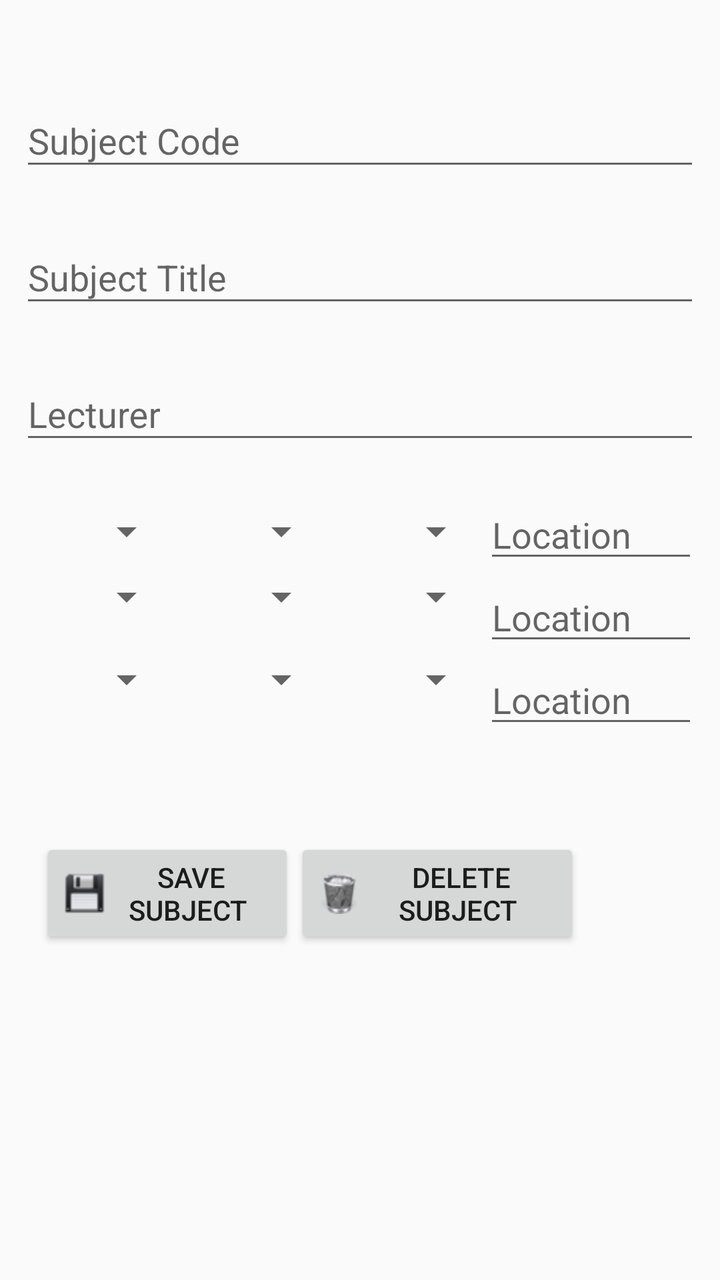
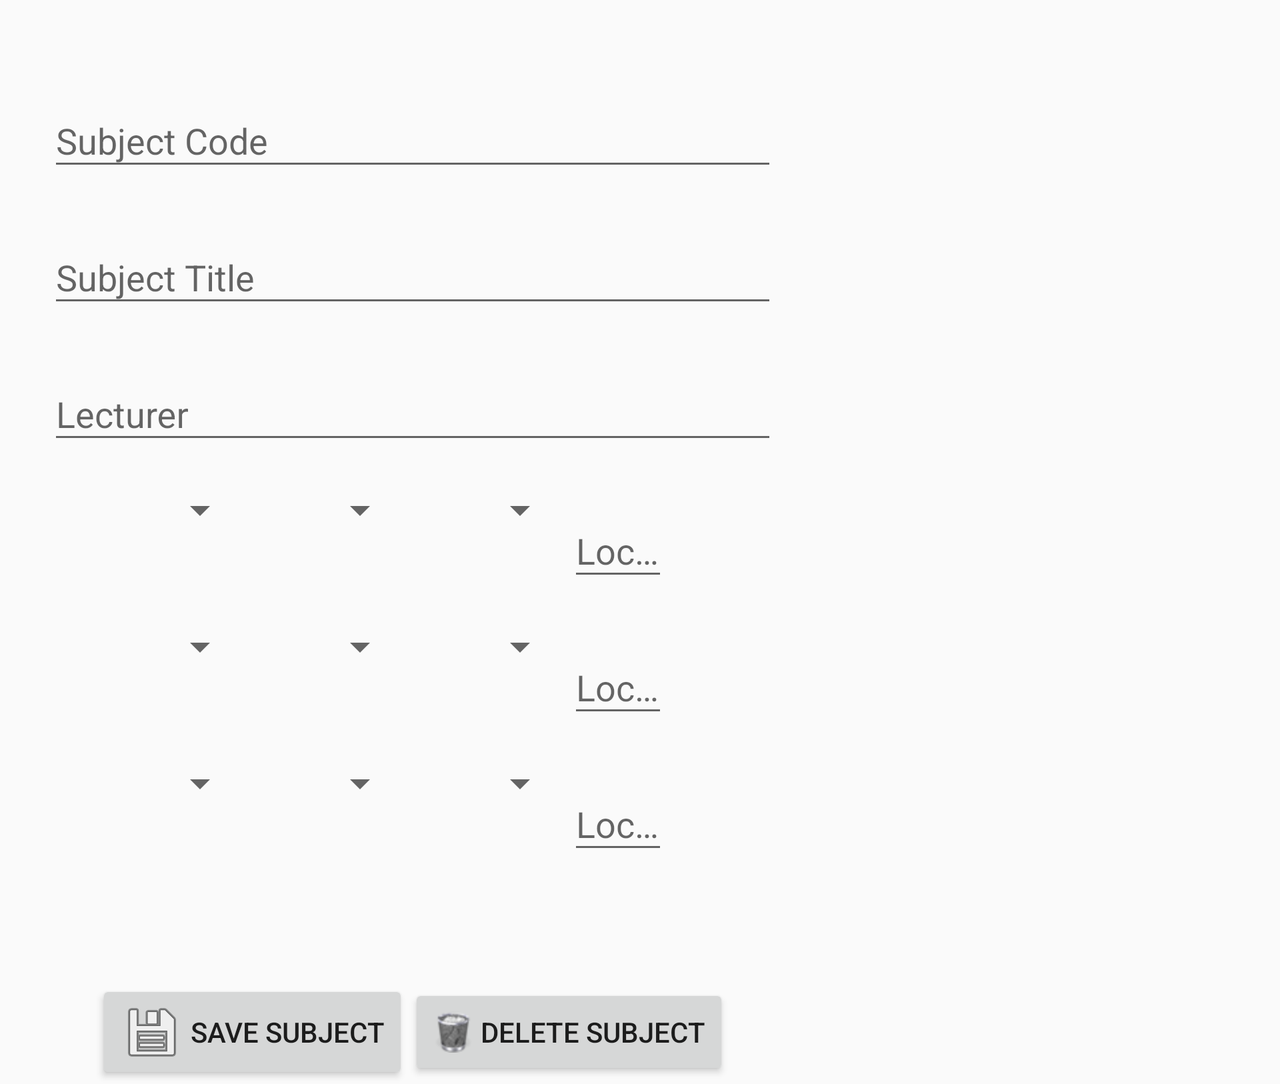

Two renders of one Android screen. The first uses the default layout on a phone; the second uses the alternative layout the repository ships for a different screen configuration, on a matching device. The two XML files are below.
<!-- AndroidManifest.xml: application theme AppTheme -->
<!-- res/layout/fragment_subjects.xml -->
<?xml version="1.0" encoding="utf-8"?>
<ScrollView xmlns:android="http://schemas.android.com/apk/res/android"
            android:layout_width="fill_parent"
            android:layout_height="fill_parent"
            android:fitsSystemWindows="true">

    <LinearLayout
        android:orientation="vertical"
        android:layout_width="wrap_content"
        android:layout_height="wrap_content"
        android:paddingTop="30dp"
        android:paddingLeft="10dp"
        android:paddingRight="10dp">


        
        <android.support.design.widget.TextInputLayout
            android:layout_width="match_parent"
            android:layout_height="wrap_content"
            android:layout_marginTop="8dp"
            android:layout_marginBottom="8dp">
            <EditText android:id="@+id/subjects_code"
                      android:layout_width="match_parent"
                      android:layout_height="wrap_content"
                      android:hint="Subject Code" />
        </android.support.design.widget.TextInputLayout>

        
        <android.support.design.widget.TextInputLayout
            android:layout_width="match_parent"
            android:layout_height="wrap_content"
            android:layout_marginTop="8dp"
            android:layout_marginBottom="8dp">
            <EditText android:id="@+id/subjects_title"
                      android:layout_width="match_parent"
                      android:layout_height="wrap_content"
                      android:inputType="text|textAutoComplete|textAutoCorrect"
                      android:hint="Subject Title" />
        </android.support.design.widget.TextInputLayout>


        
        <android.support.design.widget.TextInputLayout
            android:layout_width="match_parent"
            android:layout_height="wrap_content"
            android:layout_marginTop="8dp"
            android:layout_marginBottom="8dp">
            <EditText android:id="@+id/subjects_lecturer"
                      android:layout_width="match_parent"
                      android:layout_height="wrap_content"
                      android:hint="Lecturer"/>
        </android.support.design.widget.TextInputLayout>




        

            <EditText android:id="@+id/subjects_day1"
                      android:layout_width="match_parent"
                      android:layout_height="wrap_content"
                      android:visibility="gone"/>

        <EditText android:id="@+id/subjects_time1start"
                  android:layout_width="match_parent"
                  android:layout_height="wrap_content"
                  android:visibility="gone"/>

        <EditText android:id="@+id/subjects_time1end"
                  android:layout_width="match_parent"
                  android:layout_height="wrap_content"
                  android:visibility="gone"/>


        <TableLayout
            android:layout_width="fill_parent"
            android:layout_height="fill_parent"
            android:paddingTop="10dp"
            android:layout_below="@id/subjects_lecturer"
            android:stretchColumns="0,1,2,3,4">

        <TableRow>


            <Spinner android:id="@+id/subjects_day1_spinner"
                     android:layout_width="fill_parent"
                     android:layout_height="fill_parent"
                     android:hint="Days"/>


                <Spinner android:id="@+id/subjects_time1start_spinner"
                         android:layout_width="fill_parent"
                         android:layout_height="fill_parent"
                         android:hint="Days"/>



                <Spinner android:id="@+id/subjects_time1end_spinner"
                         android:layout_width="fill_parent"
                         android:layout_height="fill_parent"/>


            

                <EditText android:id="@+id/subjects_location1"
                          android:layout_width="fill_parent"
                          android:layout_height="fill_parent"
                          android:hint="Location"/>


    </TableRow>


            <EditText android:id="@+id/subjects_day2"
                      android:layout_width="match_parent"
                      android:layout_height="wrap_content"
                      android:visibility="gone"/>

        <EditText android:id="@+id/subjects_time2start"
                  android:layout_width="match_parent"
                  android:layout_height="wrap_content"
                  android:visibility="gone"/>

        <EditText android:id="@+id/subjects_time2end"
                  android:layout_width="match_parent"
                  android:layout_height="wrap_content"
                  android:visibility="gone"/>


        <TableRow>


            <Spinner android:id="@+id/subjects_day2_spinner"
                     android:layout_width="wrap_content"
                     android:layout_height="wrap_content"/>


                <Spinner android:id="@+id/subjects_time2start_spinner"
                         android:layout_width="wrap_content"
                         android:layout_height="wrap_content"/>


                <Spinner android:id="@+id/subjects_time2end_spinner"
                         android:layout_width="wrap_content"
                         android:layout_height="wrap_content"/>

            

                <EditText android:id="@+id/subjects_location2"
                          android:layout_width="wrap_content"
                          android:layout_height="wrap_content"
                          android:hint="Location"/>


      </TableRow>



            <EditText android:id="@+id/subjects_day3"
                      android:layout_width="match_parent"
                      android:layout_height="wrap_content"
                      android:visibility="gone"/>

        <EditText android:id="@+id/subjects_time3start"
                  android:layout_width="match_parent"
                  android:layout_height="wrap_content"
                  android:visibility="gone"/>

        <EditText android:id="@+id/subjects_time3end"
                  android:layout_width="match_parent"
                  android:layout_height="wrap_content"
                  android:visibility="gone"/>


        <TableRow>


                <Spinner android:id="@+id/subjects_day3_spinner"
                         android:layout_width="wrap_content"
                         android:layout_height="wrap_content"/>

                <Spinner android:id="@+id/subjects_time3start_spinner"
                         android:layout_width="wrap_content"
                         android:layout_height="wrap_content"/>


                <Spinner android:id="@+id/subjects_time3end_spinner"
                         android:layout_width="wrap_content"
                         android:layout_height="wrap_content"/>


            

                <EditText android:id="@+id/subjects_location3"
                          android:layout_width="wrap_content"
                          android:layout_height="wrap_content"
                          android:hint="Location"/>




        </TableRow>
            </TableLayout>



    <LinearLayout
        android:layout_width="wrap_content"
        android:layout_height="wrap_content"
        android:layout_centerHorizontal="true"
        android:orientation="horizontal"
        android:gravity="bottom"
        android:layout_alignParentBottom="true"
        android:layout_marginTop="50dp"
        android:paddingLeft="10dp"
        android:paddingRight="60dp">

        <android.support.v7.widget.AppCompatButton
            android:id="@+id/subject_save"
            android:layout_width="wrap_content"
            android:layout_height="wrap_content"
            android:drawableLeft="@drawable/save"
            android:gravity="center"
            android:layout_weight="1"
            android:layout_toLeftOf="@+id/subject_delete"
            android:text=" Save Subject"
            />


        <android.support.v7.widget.AppCompatButton
            android:id="@+id/subject_delete"
            android:layout_width="wrap_content"
            android:layout_height="wrap_content"
            android:drawableLeft="@drawable/trashcan"
            android:gravity="center"
            android:layout_weight="1"
            android:layout_toRightOf="@+id/subject_save"
            android:text=" Delete Subject"/>
    </LinearLayout>

    </LinearLayout>
</ScrollView>
<!-- resources referenced by this layout -->
<resources>
  <!-- drawable save: png bitmap (drawable-hdpi, 1516 bytes) -->
  <!-- drawable trashcan: png bitmap (drawable-hdpi, 2668 bytes) -->
  <style name="AppTheme" parent="Theme.AppCompat.Light.NoActionBar">
          
          <item name="colorPrimary">@color/colorPrimary</item>
          
          <item name="colorPrimaryDark">@color/colorPrimaryDark</item>
          
          <item name="colorAccent">@color/colorAccent</item>
      </style>
</resources>
<!-- res/layout-land/fragment_subjects.xml (the repository's variant of the layout above) -->
<!-- drawn on the phone turned sideways -->
<?xml version="1.0" encoding="utf-8"?>
<ScrollView xmlns:android="http://schemas.android.com/apk/res/android"
            android:layout_width="fill_parent"
            android:layout_height="fill_parent"
            android:fitsSystemWindows="true">

    <LinearLayout
        android:orientation="vertical"
        android:layout_width="wrap_content"
        android:layout_height="wrap_content"
        android:paddingTop="30dp"
        android:paddingLeft="24dp"
        android:paddingRight="24dp"
        android:layout_weight="1">


        
        <android.support.design.widget.TextInputLayout
            android:layout_width="match_parent"
            android:layout_height="wrap_content"
            android:layout_marginTop="8dp"
            android:layout_marginBottom="8dp">
            <EditText android:id="@+id/subjects_code"
                      android:layout_width="match_parent"
                      android:layout_height="wrap_content"
                      android:hint="Subject Code" />
        </android.support.design.widget.TextInputLayout>

        
        <android.support.design.widget.TextInputLayout
            android:layout_width="match_parent"
            android:layout_height="wrap_content"
            android:layout_marginTop="8dp"
            android:layout_marginBottom="8dp">
            <EditText android:id="@+id/subjects_title"
                      android:layout_width="match_parent"
                      android:layout_height="wrap_content"
                      android:inputType="text|textAutoComplete|textAutoCorrect"
                      android:hint="Subject Title" />
        </android.support.design.widget.TextInputLayout>


        
        <android.support.design.widget.TextInputLayout
            android:layout_width="match_parent"
            android:layout_height="wrap_content"
            android:layout_marginTop="8dp"
            android:layout_marginBottom="8dp">
            <EditText android:id="@+id/subjects_lecturer"
                      android:layout_width="match_parent"
                      android:layout_height="wrap_content"
                      android:hint="Lecturer"/>
        </android.support.design.widget.TextInputLayout>




        

        <EditText android:id="@+id/subjects_day1"
                  android:layout_width="match_parent"
                  android:layout_height="wrap_content"
                  android:visibility="gone"/>

        <EditText android:id="@+id/subjects_time1start"
                  android:layout_width="match_parent"
                  android:layout_height="wrap_content"
                  android:visibility="gone"/>

        <EditText android:id="@+id/subjects_time1end"
                  android:layout_width="match_parent"
                  android:layout_height="wrap_content"
                  android:visibility="gone"/>


        <LinearLayout
            android:layout_width="wrap_content"
            android:layout_height="wrap_content">

            <android.support.design.widget.TextInputLayout
                android:layout_width="100dp"
                android:layout_height="wrap_content"
                android:layout_marginTop="8dp"
                android:layout_marginBottom="8dp">
                <Spinner android:id="@+id/subjects_day1_spinner"
                         android:layout_width="match_parent"
                         android:layout_height="wrap_content"
                         android:hint="Days"/>
            </android.support.design.widget.TextInputLayout>


            <android.support.design.widget.TextInputLayout
                android:layout_width="80dp"
                android:layout_height="wrap_content"
                android:layout_marginTop="8dp"
                android:layout_marginBottom="8dp">
                <Spinner android:id="@+id/subjects_time1start_spinner"
                         android:layout_width="match_parent"
                         android:layout_height="wrap_content"

                         android:hint="Days"/>
            </android.support.design.widget.TextInputLayout>



            <android.support.design.widget.TextInputLayout
                android:layout_width="80dp"
                android:layout_height="wrap_content"
                android:layout_marginTop="8dp"
                android:layout_marginBottom="8dp">
                <Spinner android:id="@+id/subjects_time1end_spinner"
                         android:layout_width="match_parent"
                         android:layout_height="wrap_content"/>
            </android.support.design.widget.TextInputLayout>

            
            <android.support.design.widget.TextInputLayout
                android:layout_width="50dp"
                android:layout_height="wrap_content"
                android:layout_marginTop="8dp"
                android:layout_marginBottom="8dp">
                <EditText android:id="@+id/subjects_location1"
                          android:layout_width="match_parent"
                          android:layout_height="wrap_content"
                          android:hint="Location1"/>
            </android.support.design.widget.TextInputLayout>


        </LinearLayout>


        <EditText android:id="@+id/subjects_day2"
                  android:layout_width="match_parent"
                  android:layout_height="wrap_content"
                  android:visibility="gone"/>

        <EditText android:id="@+id/subjects_time2start"
                  android:layout_width="match_parent"
                  android:layout_height="wrap_content"
                  android:visibility="gone"/>

        <EditText android:id="@+id/subjects_time2end"
                  android:layout_width="match_parent"
                  android:layout_height="wrap_content"
                  android:visibility="gone"/>


        <LinearLayout
            android:layout_width="wrap_content"
            android:layout_height="wrap_content">

            <android.support.design.widget.TextInputLayout
                android:layout_width="100dp"
                android:layout_height="wrap_content"
                android:layout_marginTop="8dp"
                android:layout_marginBottom="8dp">
                <Spinner android:id="@+id/subjects_day2_spinner"
                         android:layout_width="match_parent"
                         android:layout_height="wrap_content"
                         android:hint="Days"/>
            </android.support.design.widget.TextInputLayout>


            <android.support.design.widget.TextInputLayout
                android:layout_width="80dp"
                android:layout_height="wrap_content"
                android:layout_marginTop="8dp"
                android:layout_marginBottom="8dp">
                <Spinner android:id="@+id/subjects_time2start_spinner"
                         android:layout_width="match_parent"
                         android:layout_height="wrap_content"
                         android:hint="Days"/>
            </android.support.design.widget.TextInputLayout>


            <android.support.design.widget.TextInputLayout
                android:layout_width="80dp"
                android:layout_height="wrap_content"
                android:layout_marginTop="8dp"
                android:layout_marginBottom="8dp">
                <Spinner android:id="@+id/subjects_time2end_spinner"
                         android:layout_width="match_parent"
                         android:layout_height="wrap_content"/>
            </android.support.design.widget.TextInputLayout>


            
            <android.support.design.widget.TextInputLayout
                android:layout_width="50dp"
                android:layout_height="wrap_content"
                android:layout_marginTop="8dp"
                android:layout_marginBottom="8dp">
                <EditText android:id="@+id/subjects_location2"
                          android:layout_width="match_parent"
                          android:layout_height="wrap_content"
                          android:hint="Location2"/>
            </android.support.design.widget.TextInputLayout>

        </LinearLayout>



        <EditText android:id="@+id/subjects_day3"
                  android:layout_width="match_parent"
                  android:layout_height="wrap_content"
                  android:visibility="gone"/>

        <EditText android:id="@+id/subjects_time3start"
                  android:layout_width="match_parent"
                  android:layout_height="wrap_content"
                  android:visibility="gone"/>

        <EditText android:id="@+id/subjects_time3end"
                  android:layout_width="match_parent"
                  android:layout_height="wrap_content"
                  android:visibility="gone"/>


        <LinearLayout
            android:id="@+id/linearlayout"
            android:layout_width="wrap_content"
            android:layout_height="wrap_content">

            <android.support.design.widget.TextInputLayout
                android:layout_width="100dp"
                android:layout_height="wrap_content"
                android:layout_marginTop="8dp"
                android:layout_marginBottom="8dp">
                <Spinner android:id="@+id/subjects_day3_spinner"
                         android:layout_width="match_parent"
                         android:layout_height="wrap_content"
                    />
            </android.support.design.widget.TextInputLayout>


            <android.support.design.widget.TextInputLayout
                android:layout_width="80dp"
                android:layout_height="wrap_content"
                android:layout_marginTop="8dp"
                android:layout_marginBottom="8dp">
                <Spinner android:id="@+id/subjects_time3start_spinner"
                         android:layout_width="match_parent"
                         android:layout_height="wrap_content"/>
            </android.support.design.widget.TextInputLayout>


            <android.support.design.widget.TextInputLayout
                android:layout_width="80dp"
                android:layout_height="wrap_content"
                android:layout_marginTop="8dp"
                android:layout_marginBottom="8dp">
                <Spinner android:id="@+id/subjects_time3end_spinner"
                         android:layout_width="match_parent"
                         android:layout_height="wrap_content"/>
            </android.support.design.widget.TextInputLayout>



            
            <android.support.design.widget.TextInputLayout
                android:layout_width="50dp"
                android:layout_height="wrap_content"
                android:layout_marginTop="8dp"
                android:layout_marginBottom="8dp">
                <EditText android:id="@+id/subjects_location3"
                          android:layout_width="match_parent"
                          android:layout_height="wrap_content"
                          android:hint="Location1"/>
            </android.support.design.widget.TextInputLayout>



        </LinearLayout>



        <LinearLayout
            android:layout_width="wrap_content"
            android:layout_height="wrap_content"
            android:layout_below="@id/linearlayout"
            android:layout_centerHorizontal="true"
            android:orientation="horizontal"
            android:gravity="bottom"
            android:layout_alignParentBottom="true"
            android:layout_marginTop="50dp"
            android:paddingLeft="24dp"
            android:paddingRight="24dp">

            <android.support.v7.widget.AppCompatButton
                android:id="@+id/subject_save"
                android:layout_width="wrap_content"
                android:layout_height="wrap_content"
                android:drawableLeft="@android:drawable/ic_menu_save"
                android:gravity="center"
                android:layout_weight="1"
                android:layout_toLeftOf="@+id/subject_delete"
                android:layout_alignParentBottom = "true"
                android:text=" Save Subject"/>


            <android.support.v7.widget.AppCompatButton
                android:id="@+id/subject_delete"
                android:layout_width="wrap_content"
                android:layout_height="wrap_content"
                android:drawableLeft="@drawable/trashcan"
                android:gravity="center"
                android:layout_weight="1"
                android:layout_toRightOf="@+id/subject_save"
                android:layout_alignParentBottom ="true"
                android:text=" Delete Subject"/>
        </LinearLayout>

    </LinearLayout>
</ScrollView>
<!-- resources referenced by the variant -->
<!-- as the phone turned sideways resolves them -->
<resources>
  <!-- drawable trashcan: png bitmap (drawable-hdpi, 2668 bytes) -->
  <style name="AppTheme" parent="Theme.AppCompat.Light.NoActionBar">
          
          <item name="colorPrimary">@color/colorPrimary</item>
          
          <item name="colorPrimaryDark">@color/colorPrimaryDark</item>
          
          <item name="colorAccent">@color/colorAccent</item>
      </style>
</resources>
